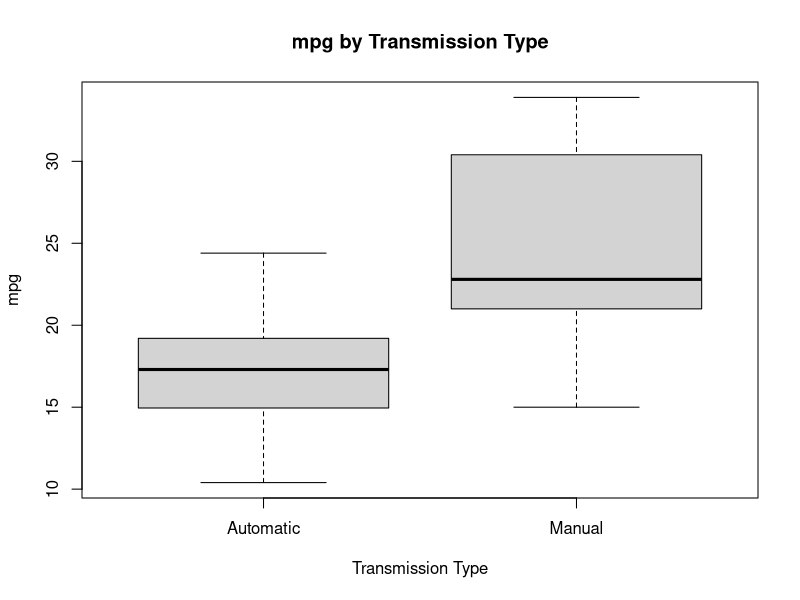
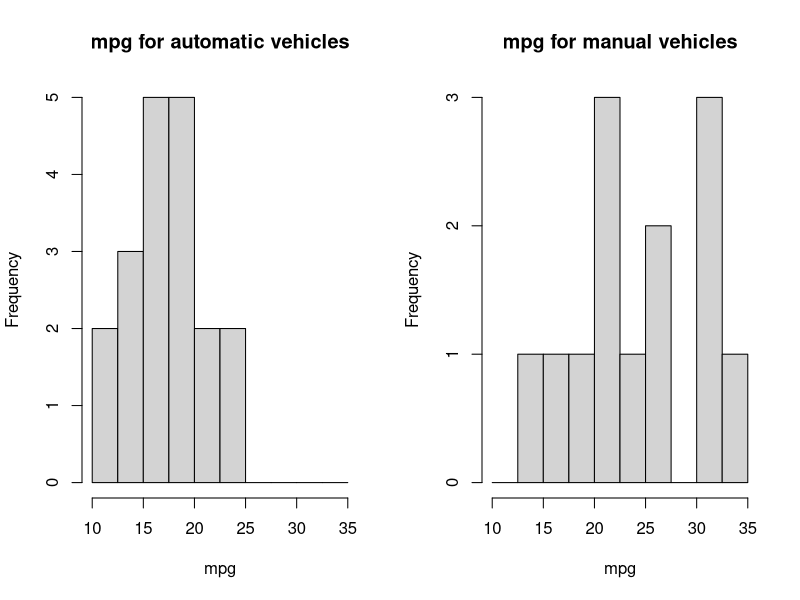
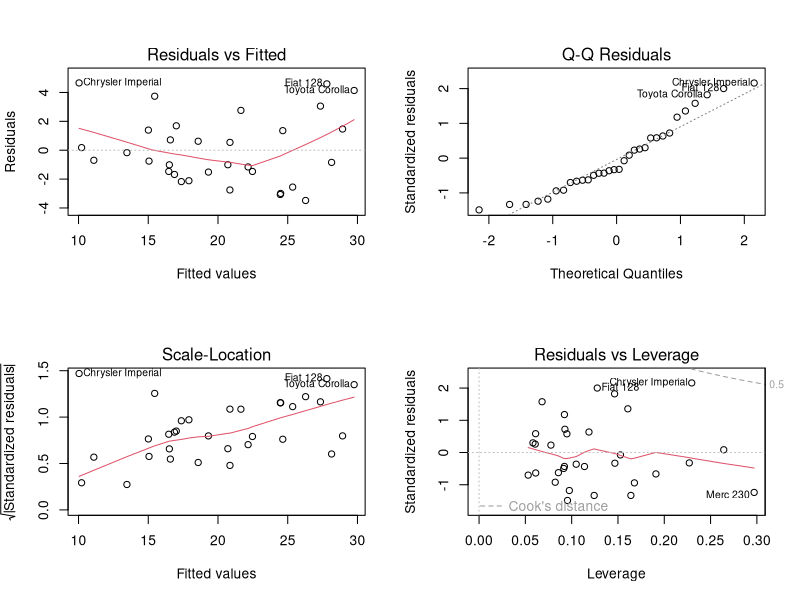

The R source for these figures, in order:
## ---- chunk 1
mtcars$am <- as.factor(mtcars$am)
levels(mtcars$am) <-c("Automatic", "Manual")
## ---- chunk 2
cars.Auto <- mtcars[mtcars$am == "Automatic",]
cars.Man <- mtcars[mtcars$am == "Manual",]
## ---- chunk 3
t.test(cars.Auto$mpg, cars.Man$mpg)
## ---- chunk 4
x <- head(cor(sapply(mtcars, as.numeric)),1)
x <- x[, order(x)]
x[-11]
## ---- chunk 5
fit <- lm(mpg ~ am, data = mtcars)
summary(fit)
## ---- chunk 6
fit2 <- lm(mpg ~ ., data=mtcars)
summary(fit2)

fit2.best <- step(fit2, trace=0)
summary(fit2.best)
## ---- chunk 7
boxplot(mpg~am, data = mtcars,
        xlab = "Transmission Type",
        ylab = "mpg",
        main = "mpg by Transmission Type")
## ---- chunk 8
par(mfrow=c(1,2))
bins <- seq(10, 35, by=2.5)
hist(mtcars$mpg[mtcars$am == "Automatic"], breaks=bins, main="mpg for automatic vehicles", xlab="mpg", xlim=c(10, 35))

hist(mtcars$mpg[mtcars$am == "Manual"], breaks=bins, main="mpg for manual vehicles", xlab="mpg", xlim=c(10, 35))
par(mfrow=c(1,1))

## ---- chunk 9
par(mfrow = c(2,2))
plot(fit2.best)
par(mfrow = c(1,1))
